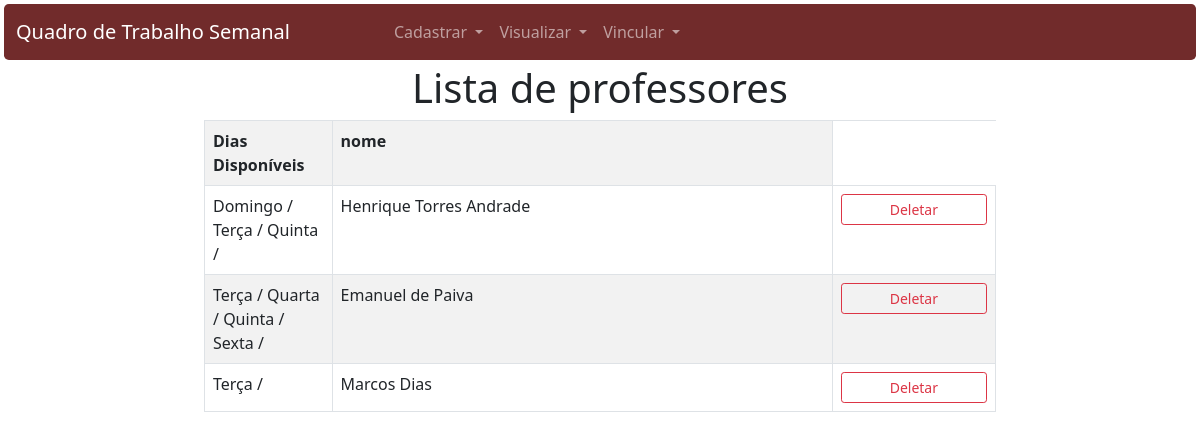
The page /listar_professores/ on the database as committed earlier.
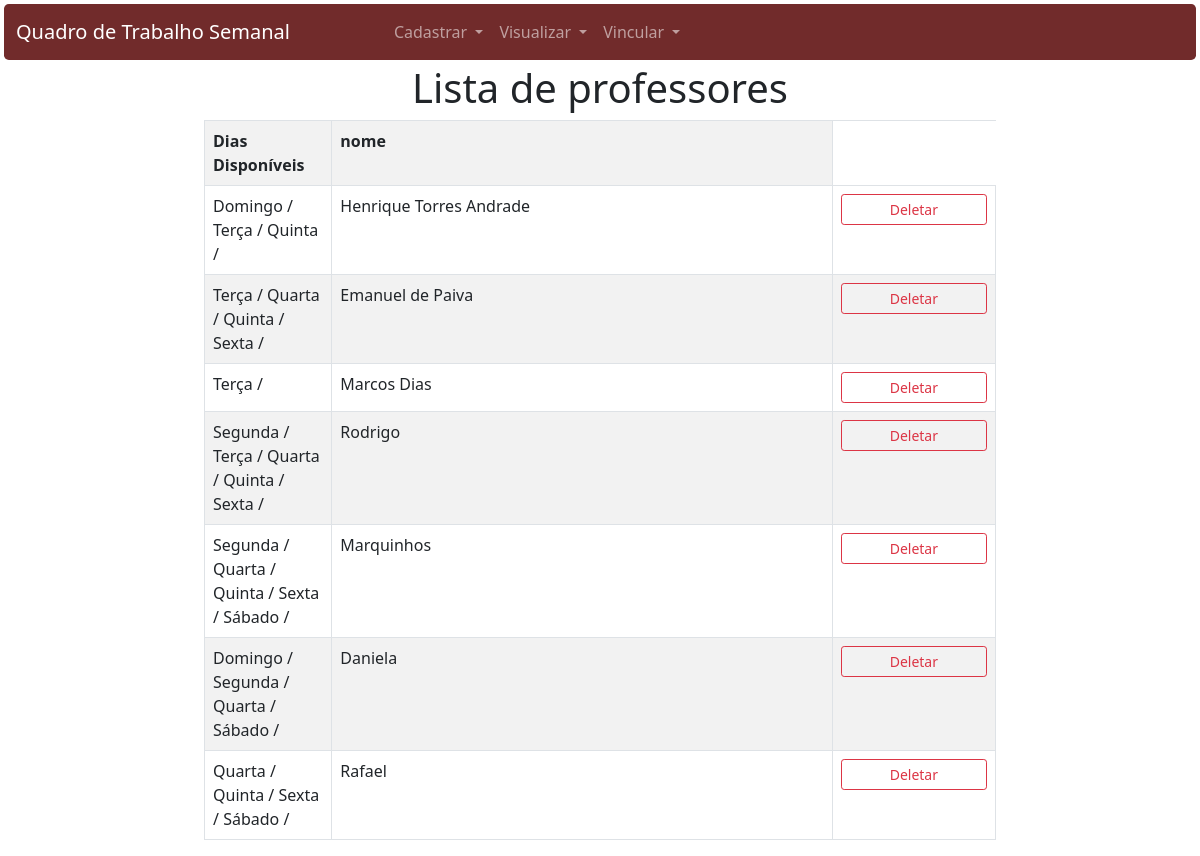
The same page on the database as committed later.
### app_qts/models.py (models this page shows)
class Disponibilidade_Dia(models.Model):
    id_professor = models.ForeignKey(Professor, on_delete=models.CASCADE)
    id_dia = models.ForeignKey(Dia, on_delete=models.CASCADE)

class Dia(models.Model):
    id_dia = models.AutoField(primary_key=True)
    nome = models.TextField(max_length=255)

class Professor(models.Model):
    id_professor = models.AutoField(primary_key=True)
    nome = models.TextField(max_length=255)

### app_qts/views.py (the view)
# urls.py: path('listar_professores/',views.listar_professores,name='listar_professores'),
def listar_professores(request):
    context = {
        'professores': Professor.objects.all(),
        'disponibilidade_dia': Disponibilidade_Dia.objects.all()
    }
    return render(request,'qts/listagem/professores.html',context)

### app_qts/templates/qts/listagem/professores.html
{% extends 'qts/base.html' %}
{% block conteudo %}
<div class="row text-center">
    <h1>Lista de professores</h1>
</div>
<div class="row">
    <div class="col"></div>
    <div class="col-8 justify-content-center">
        <table class="table table-bordered table-striped table-hover">
            <tr>
                <th class="col-2">Dias Disponíveis</th>
                <th class="col-9">nome</th>
            </tr>
            {% for professor in professores %}
            <tr>
                <td>
                {% for disponibilidade in disponibilidade_dia %}
                    {% if professor.id_professor == disponibilidade.id_professor.id_professor %}
                        {{disponibilidade.id_dia.nome}} /
                    {% endif %}
                {% endfor %}
                </td>
                <td>{{professor.nome}}</td>
                <td>
                    {% if professor.id_professor %}
                    <a href=" {% url 'deletar_professores' professor.id_professor %} " class="btn btn-outline-danger btn-sm px-5">Deletar</a>
                    {% endif %}
                </td>
            </tr>
            {% endfor %}
        </table>
    </div>
    <div class="col"></div>
</div>
{% endblock %}

Rows that differ between the two databases and show on the page:
added Professor: nome "Rodrigo", shows "Deletar"
added Disponibilidade_Dia: id_dia.nome "Segunda", shown under "Rodrigo"
added Disponibilidade_Dia: id_dia.nome "Terça", shown under "Rodrigo"
added Disponibilidade_Dia: id_dia.nome "Quarta", shown under "Rodrigo"
added Disponibilidade_Dia: id_dia.nome "Quinta", shown under "Rodrigo"
added Disponibilidade_Dia: id_dia.nome "Sexta", shown under "Rodrigo"
added Professor: nome "Marquinhos", shows "Deletar"
added Disponibilidade_Dia: id_dia.nome "Segunda", shown under "Marquinhos"
added Disponibilidade_Dia: id_dia.nome "Quarta", shown under "Marquinhos"
added Disponibilidade_Dia: id_dia.nome "Quinta", shown under "Marquinhos"
added Disponibilidade_Dia: id_dia.nome "Sexta", shown under "Marquinhos"
added Disponibilidade_Dia: id_dia.nome "Sábado", shown under "Marquinhos"
added Professor: nome "Daniela", shows "Deletar"
added Disponibilidade_Dia: id_dia.nome "Domingo", shown under "Daniela"
added Disponibilidade_Dia: id_dia.nome "Segunda", shown under "Daniela"
added Disponibilidade_Dia: id_dia.nome "Quarta", shown under "Daniela"
added Disponibilidade_Dia: id_dia.nome "Sábado", shown under "Daniela"
added Professor: nome "Rafael", shows "Deletar"
added Disponibilidade_Dia: id_dia.nome "Quarta", shown under "Rafael"
added Disponibilidade_Dia: id_dia.nome "Quinta", shown under "Rafael"
added Disponibilidade_Dia: id_dia.nome "Sexta", shown under "Rafael"
added Disponibilidade_Dia: id_dia.nome "Sábado", shown under "Rafael"
